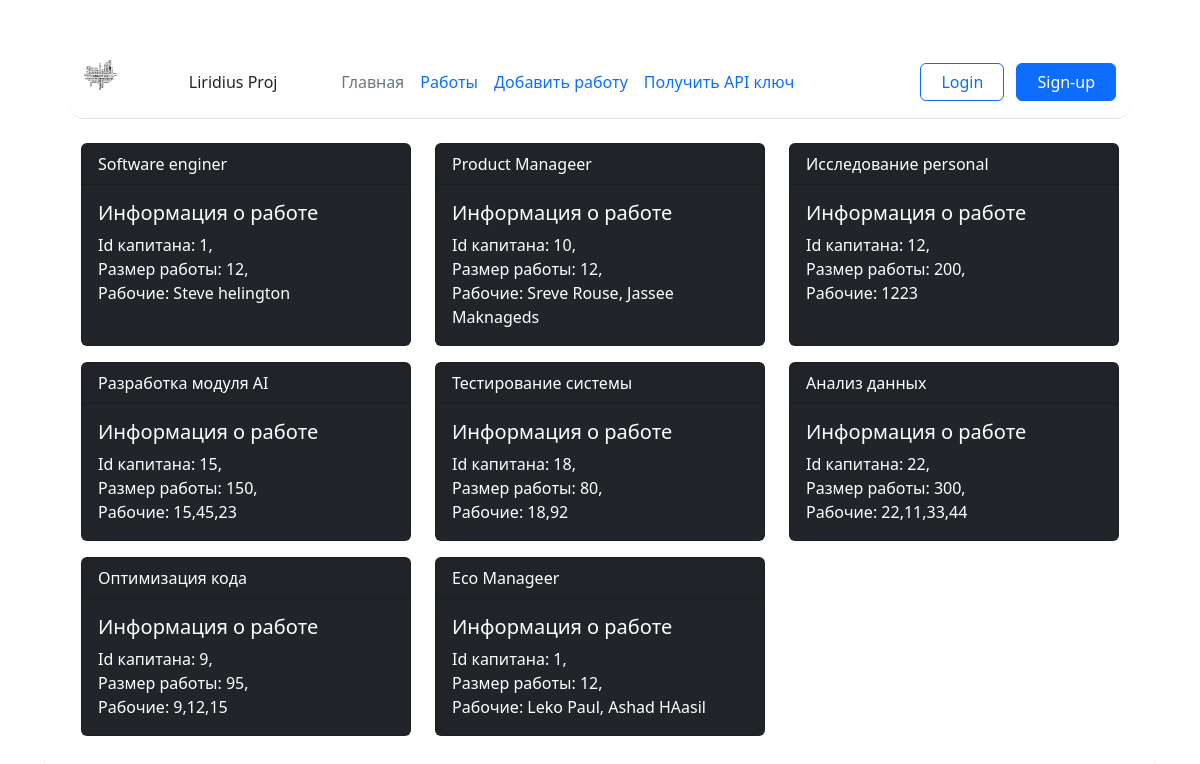
Screenshot of /jobs_vision (signed in) with the database file from the repository.
### data/models.py (models this page shows, shortened)
class Jobs(db.Model, SerializerMixin):
    __tablename__ = 'jobs'
    id = db.Column(db.Integer, primary_key=True)
    Job_Title = db.Column(db.String(80), nullable=False)
    Team_lead_id = db.Column(db.Integer, nullable=False)
    Work_Size = db.Column(db.Integer, nullable=False)
    Collaborators = db.Column(db.String(80), nullable=False)
    finish = db.Column(db.Boolean, nullable=False)

### app.py (the view)
@app.route("/jobs_vision")
@login_required
def jobs_vision():
    jobs = Jobs.query.all()
    return render_template("jobs_list.html", jobs=jobs)

### app.py (called while the page is built)
@log_m.user_loader
def load_user(user_id):
    return User.query.get(int(user_id))

### templates/jobs_list.html (shortened to what this page needs)
{% extends "base.html" %}
{% block content %}
<div class="container">
    <div class="row">
        {% for job in jobs %}
        <div class="col-md-4 mb-3">
            <div class="card text-bg-dark h-100">
                <div class="card-header">{{ job.Job_Title }}</div>
                <div class="card-body">
                    <h5 class="card-title">Информация о работе</h5>
                    <p class="card-text">
                        Id капитана: {{ job.Team_lead_id }},<br>
                        Размер работы: {{ job.Work_Size }},<br>
                        Рабочие: {{ job.Collaborators }}
                    </p>
                </div>
            </div>
        </div>
        {% endfor %}
    </div>
</div>
{% endblock %}

### templates/base.html (shortened to what this page needs)
<!DOCTYPE html>
<html lang="en">
<head>
    <link rel="stylesheet" href="{{ url_for('static', filename='css/main.css')}}">
    <link href="https://cdn.jsdelivr.net/npm/bootstrap@5.3.3/dist/css/bootstrap.min.css" rel="stylesheet"
>
</head>
<body>
    <div class="container">
        <header
            class="d-flex flex-wrap align-items-center justify-content-center justify-content-md-between py-3 mb-4 border-bottom">
            <div class="container">
                <header
                    class="d-flex flex-wrap align-items-center justify-content-center justify-content-md-between py-3 mb-4 border-bottom">
                    <img src="{{ url_for('static', filename='img/logo.svg') }}" alt="Logo" class="logo" title="liridius">
                    <span>Liridius Proj</span>
                    <ul class="nav col-12 col-md-auto mb-2 justify-content-center mb-md-0">
                        <li><a href="/" class="nav-link px-2 link-secondary">Главная</a></li>
                        <li><a href="/jobs_vision" class="nav-link px-2">Работы</a></li>
                        <li><a href="/addjob" class="nav-link px-2">Добавить работу</a></li>
                        <li><a href="/create_api_key" class="nav-link px-2">Получить API ключ</a></li>
                    </ul>
                    <div class="col-md-3 text-end">
                        <button type="button" class="btn btn-outline-primary me-2"><a href="/login"
                                class="nav-link px-2">Login</a></button>
                        <button type="button" class="btn btn-primary"><a href="/register"
                                class="nav-link px-2">Sign-up</a></button>
                    </div>
                </header>
                {% block content %}{% endblock %}
            </div>
</body>
</html>

### static/css/main.css (style rules this page uses)
header { border-radius: 15px; padding: 15px; margin-top: 15px; }
.logo { width: 34px; height: 34px; margin-top: -15px; margin-right: 15px; float: left }

### rows the page displays
Jobs: Job_Title "Software enginer", Team_lead_id "1", Work_Size "12", Collaborators "Steve helington"
Jobs: Job_Title "Product Manageer", Team_lead_id "10", Work_Size "12", Collaborators "Sreve Rouse, Jassee Maknageds"
Jobs: Job_Title "Исследование personal", Team_lead_id "12", Work_Size "200", Collaborators "1223"
Jobs: Job_Title "Разработка модуля AI", Team_lead_id "15", Work_Size "150", Collaborators "15,45,23"
Jobs: Job_Title "Тестирование системы", Team_lead_id "18", Work_Size "80", Collaborators "18,92"
Jobs: Job_Title "Анализ данных", Team_lead_id "22", Work_Size "300", Collaborators "22,11,33,44"
Jobs: Job_Title "Оптимизация кода", Team_lead_id "9", Work_Size "95", Collaborators "9,12,15"
Jobs: Job_Title "Eco Manageer", Team_lead_id "1", Work_Size "12", Collaborators "Leko Paul, Ashad HAasil"
